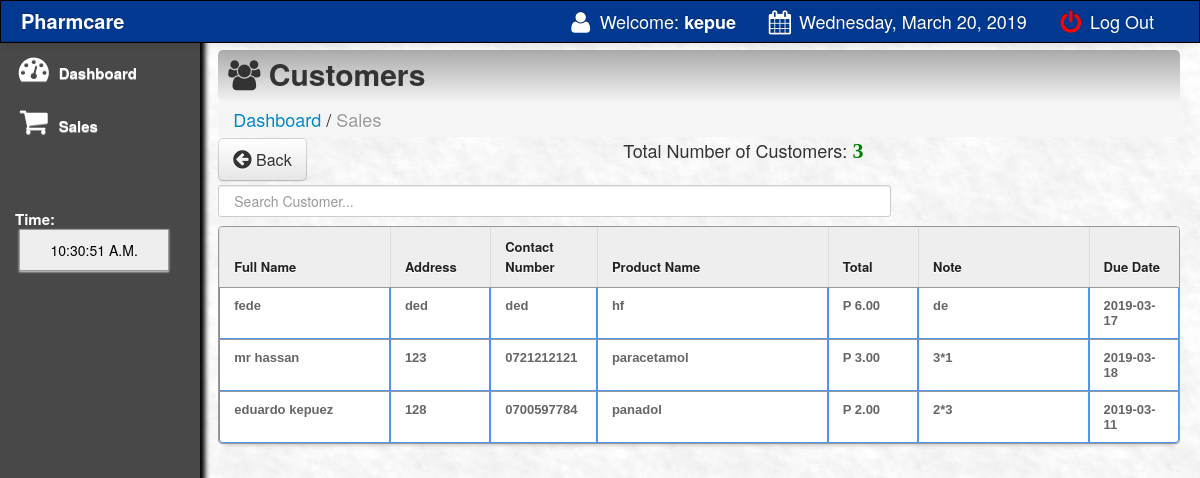
/cash_sales.php (signed in), run on the app's committed database.
### tables this page shows
CREATE TABLE `customer` (
  `customer_id` int(11) NOT NULL,
  `customer_name` varchar(100) NOT NULL,
  `address` varchar(100) NOT NULL,
  `contact` varchar(100) NOT NULL,
  `membership_number` varchar(100) NOT NULL,
  `prod_name` varchar(550) NOT NULL,
  `expected_date` varchar(500) NOT NULL,
  `note` varchar(500) NOT NULL
);

### cash_sales.php (the view, shortened to what this page needs)
<html>
<head>
 <link href="css/bootstrap.css" rel="stylesheet">
    <link rel="stylesheet" type="text/css" href="css/DT_bootstrap.css">
  <link rel="stylesheet" href="css/font-awesome.min.css">
    <link href="css/bootstrap-responsive.css" rel="stylesheet">
<link href="style.css" media="screen" rel="stylesheet" type="text/css" />
<link href="src/facebox.css" media="screen" rel="stylesheet" type="text/css" />
</head>
<?php
function createRandomPassword() {
	$chars = "003232303232023232023456789";
	$i = 0;
	$pass = '' ;
	while ($i <= 7) {
		$num = rand() % 33;
		$tmp = substr($chars, $num, 1);
		$pass = $pass . $tmp;
		$i++;
	}
	return $pass;
}
$finalcode='RS-'.createRandomPassword();
?>
<body>
<?php include('navfixed.php');?>
<div class="container-fluid">
      <div class="row-fluid">
	<div class="span2">
          <div class="well sidebar-nav">
              <ul class="nav nav-list">
              <li><a href="cash_sales.php"><i class="icon-dashboard icon-2x"></i> Dashboard  </a></li>
			<li ><a href="sales.php?id=cash&invoice=<?php echo $finalcode ?>"><i class="icon-shopping-cart icon-2x"></i> Sales </a>  </li>
					<br><br><br>
			<li>
			 <div class="hero-unit-clock">
			<form name="clock">
			<font color="white">Time: <br></font>&nbsp;<input style="width:150px;" type="submit" class="trans" name="face" value="">
			</form>
			  </div>
			</li>
				</ul>
          </div>
        </div>
	<div class="span10">
	<div class="contentheader">
			<i class="icon-group"></i> Customers
			</div>
			<ul class="breadcrumb">
			<li><a href="cash_sales.php">Dashboard</a></li> /
			<li class="active">Sales</li>
			</ul>
<div style="margin-top: -19px; margin-bottom: 21px;">
<a  href="cash_sales.php"><button class="btn btn-default btn-large" style="float: left;"><i class="icon icon-circle-arrow-left icon-large"></i> Back</button></a>
<?php
			include('connect_db.php');
				$result = $dbh->prepare("SELECT * FROM customer ORDER BY customer_id DESC");
				$result->execute();
				$rowcount = $result->rowcount();
			?>
			<div style="text-align:center;">
			Total Number of Customers: <font color="green" style="font:bold 22px 'Aleo';"><?php echo $rowcount;?></font>
			</div>
</div>
<input type="text" name="filter" style="padding:15px;" id="filter" placeholder="Search Customer..." autocomplete="off" />
<table class="table table-bordered" id="resultTable" data-responsive="table" style="text-align: left;">
	<thead>
		<tr>
			<th width="17%"> Full Name </th>
			<th width="10%"> Address </th>
			<th width="10%"> Contact Number</th>
			<th width="23%"> Product Name</th>
			<th width="9%"> Total </th>
			<th width="17%"> Note </th>
			<th width="9%"> Due Date </th>
		</tr>
	</thead>
	<tbody>
			<?php
				include('connect_db.php');
				$result = $dbh->prepare("SELECT * FROM customer ORDER BY customer_id DESC");
				$result->execute();
				for($i=0; $row = $result->fetch(); $i++){
			?>
			<tr class="record">
			<td><?php echo $row['customer_name']; ?></td>
			<td><?php echo $row['address']; ?></td>
			<td><?php echo $row['contact']; ?></td>
			<td><?php echo $row['prod_name']; ?></td>
			<td>P <?php echo $row['membership_number']; ?>.00</td>
			<td><?php echo $row['note']; ?></td>
			<td><?php echo $row['expected_date']; ?></td>
			</tr>
			<?php
				}
			?>
	</tbody>
</table>
</div>
</div>
</div>
</body>
<?php include('footer.php');?>
</html>

### navfixed.php (shortened to what this page needs)
<div class="navbar navbar-inverse navbar-fixed-top">
      <div class="navbar-inner">
        <div class="container-fluid">
          <a class="brand" href="#"><b>Pharmcare</b></a>
          <div class="nav-collapse collapse">
            <ul class="nav pull-right">
              <li><a><i class="icon-user icon-large"></i> Welcome:<strong> <?php  session_start();
							if(!empty($_SESSION["alogin"])) {
						   echo htmlentities($_SESSION['alogin']);
							}
							else{
							  header("location: index.php");
							}
								?></strong></a></li>
			 <li><a> <i class="icon-calendar icon-large"></i>
								<?php
								$Today = date('y:m:d',mktime());
								$new = date('l, F d, Y', strtotime($Today));
								echo $new;
								?>
				</a></li>
              <li><a href="logout.php"><font color="red"><i class="icon-off icon-large"></i></font> Log Out</a></li>
            </ul>
          </div>
        </div>
      </div>
    </div>

### footer.php (shortened to what this page needs)
<link href="vendors/chosen.min.css" rel="stylesheet" media="screen">

### cash_sales.php (style rules this page uses)
body { padding-top: 60px; padding-bottom: 40px; }
.sidebar-nav { padding: 9px 0; }

### data on the page
customer: customer_name "fede", address "ded", contact "ded", prod_name "hf", membership_number "6", note "de", expected_date "2019-03-17"
customer: customer_name "mr hassan", address "123", contact "0721212121", prod_name "paracetamol", membership_number "3", note "3*1", expected_date "2019-03-18"
customer: customer_name "eduardo kepuez", address "128", contact "0700597784", prod_name "panadol", membership_number "2", note "2*3", expected_date "2019-03-11"

### other printed values
$_SESSION['alogin'] "kepue"
$new "Wednesday, March 20, 2019"
$rowcount "3"
